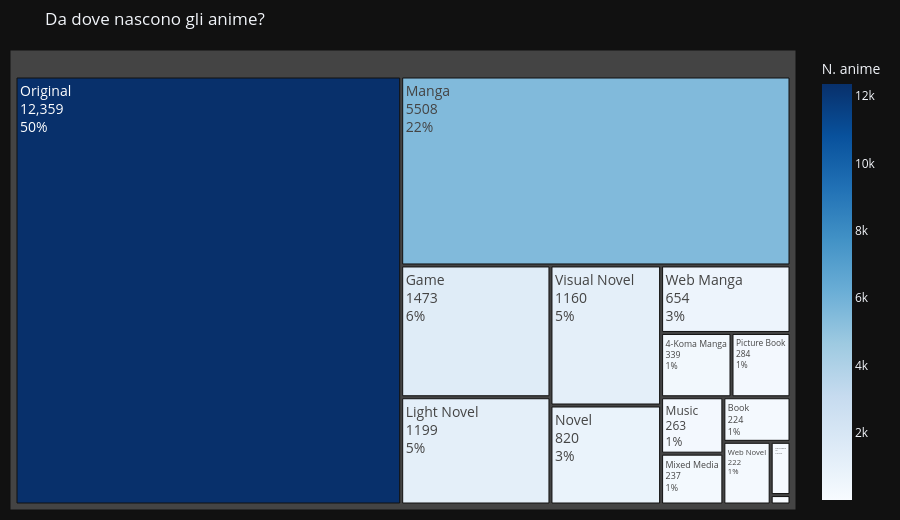

Here is the notebook cell this chart was saved with:
### Markdown cell above
### Da dove nascono gli anime

### Code cell
details = df_details.copy()
details = details[(details['source'].notna()) & (details['source'] != 'Unknown') & (details['source'] != 'Other')]
details['source'] = details['source'].str.strip().str.title()
source_counts = details['source'].value_counts().reset_index()
source_counts.columns = ['source', 'count']

fig = px.treemap(
    source_counts,
    path=['source'],
    values='count',
    color='count',
    color_continuous_scale='Blues',
    title='Da dove nascono gli anime?',
)
fig.update_traces(
    textinfo='label+value+percent root',
    textfont_size=14,
    hovertemplate='<b>%{label}</b><br>Anime: %{value:,}<br>%{percentRoot:.1%}<extra></extra>'
)
fig.update_layout(height=520, margin=dict(t=50, l=10, r=10, b=10),
                  coloraxis_colorbar=dict(title='N. anime'))
fig.show()

### Figure 1 — Plotly figure (JSON) as saved in the notebook; plotly's stock layout.template omitted (floating-point values rounded to 4 significant figures)
{"data": [{"branchvalues": "total", "customdata": [[12360.0], [5508.0], [1473.0], [1199.0], [1160.0], [820.0], [654.0], [339.0], [284.0], [263.0], [237.0], [224.0], [222.0], [79.0], [14.0]], "domain": {"x": [0, 1], "y": [0, 1]}, "hovertemplate": "<b>%{label}</b><br>Anime: %{value:,}<br>%{percentRoot:.1%}<extra></extra>", "ids": ["Original", "Manga", "Game", "Light Novel", "Visual Novel", "Novel", "Web Manga", "4-Koma Manga", "Picture Book", "Music", "Mixed Media", "Book", "Web Novel", "Card Game", "Radio"], "labels": ["Original", "Manga", "Game", "Light Novel", "Visual Novel", "Novel", "Web Manga", "4-Koma Manga", "Picture Book", "Music", "Mixed Media", "Book", "Web Novel", "Card Game", "Radio"], "marker": {"coloraxis": "coloraxis", "colors": [12360.0, 5508.0, 1473.0, 1199.0, 1160.0, 820.0, 654.0, 339.0, 284.0, 263.0, 237.0, 224.0, 222.0, 79.0, 14.0]}, "name": "", "parents": ["", "", "", "", "", "", "", "", "", "", "", "", "", "", ""], "textfont": {"size": 14}, "textinfo": "label+value+percent root", "type": "treemap", "values": [12360.0, 5508.0, 1473.0, 1199.0, 1160.0, 820.0, 654.0, 339.0, 284.0, 263.0, 237.0, 224.0, 222.0, 79.0, 14.0]}], "layout": {"coloraxis": {"colorbar": {"title": {"text": "N. anime"}}, "colorscale": [[0, "rgb(247,251,255)"], [0.125, "rgb(222,235,247)"], [0.25, "rgb(198,219,239)"], [0.375, "rgb(158,202,225)"], [0.5, "rgb(107,174,214)"], [0.625, "rgb(66,146,198)"], [0.75, "rgb(33,113,181)"], [0.875, "rgb(8,81,156)"], [1, "rgb(8,48,107)"]]}, "height": 520, "legend": {"tracegroupgap": 0}, "margin": {"b": 10, "l": 10, "r": 10, "t": 50}, "title": {"text": "Da dove nascono gli anime?"}}}
